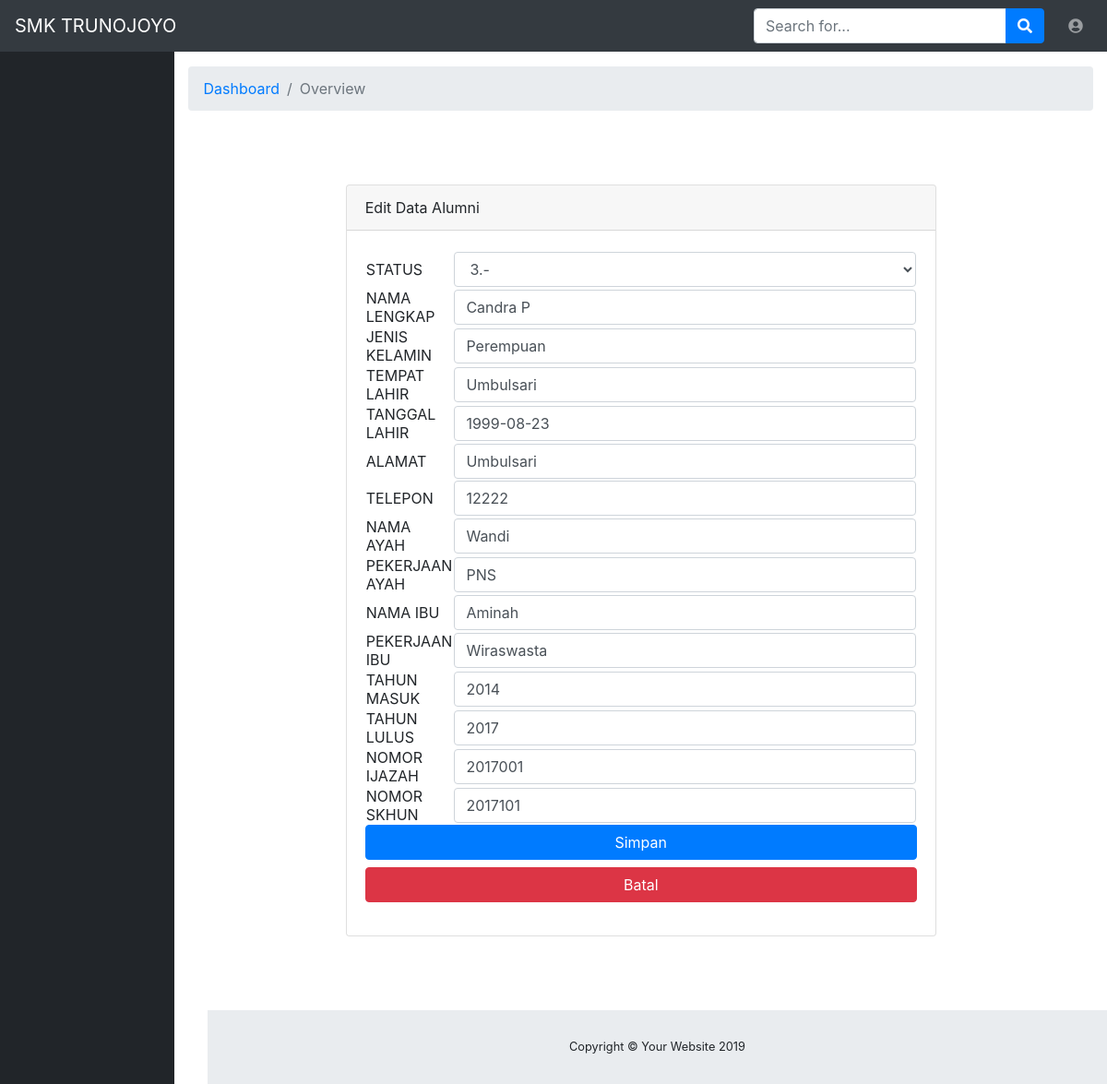
The page /admin/media.php?halaman=edit_alumni&NISN=2017001 on the database its author committed.
### tables this page shows
CREATE TABLE `profil` (
  `ID_USER` int(11) NOT NULL,
  `NISN` int(11) NOT NULL,
  `id_status` int(11) NOT NULL,
  `NM_LENGKAP` varchar(100) DEFAULT NULL,
  `JENKEL` varchar(25) DEFAULT NULL,
  `TEMPAT_LAHIR` varchar(75) DEFAULT NULL,
  `TGL_LAHIR` date DEFAULT NULL,
  `ALAMAT` varchar(100) DEFAULT NULL,
  `NO_TELP` varchar(15) DEFAULT NULL,
  `NM_AYAH` varchar(100) DEFAULT NULL,
  `PEKERJAAN_AYAH` varchar(100) DEFAULT NULL,
  `NM_IBU` varchar(100) DEFAULT NULL,
  `PEKERJAAN_IBU` varchar(100) DEFAULT NULL,
  `THN_MASUK` varchar(15) DEFAULT NULL,
  `THN_LULUS` varchar(15) DEFAULT NULL,
  `NO_IJAZAH` varchar(25) DEFAULT NULL,
  `NO_SKHUN` varchar(25) DEFAULT NULL
);

### admin/edit_alumni.php (the view, shortened to what this page needs)
<?php
include "../config/koneksi.php";
?>
<!DOCTYPE html>
<html lang="en">
<head>
  <link href="vendor/fontawesome-free/css/all.min.css" rel="stylesheet" type="text/css">
  <link href="vendor/datatables/dataTables.bootstrap4.css" rel="stylesheet">
  <link href="css/sb-admin.css" rel="stylesheet">
</head>
<body id="page-top">
  <div id="wrapper">
    <div id="content-wrapper">
      <div class="container-fluid">
  <div class="container">
    <div class="card card-register mx-auto mt-5">
      <div class="card-header">Edit Data Alumni</div>
      <div class="card-body">
      <?php
        if (isset($_GET['NISN'])) {
        $NISN=$_GET['NISN'];
        }
        $data = mysqli_query($koneksi,"select * from profil where NISN='$NISN'");
        while($d = mysqli_fetch_array($data)){
		  ?>
  <form action="proses_profil.php" method="post">
			<table>
				<tr>
					<td>
					</td>
				</tr>
				<tr>
					<td>STATUS</td>
					<td width="1000px">
                    <select name="id_status" id="inputEmail" class="form-control" placeholder="Email address" required="required">
              <?php
              $queri = mysqli_query($koneksi, "SELECT * FROM status_alumni");
	            $noo = 1;
              while($querynama = mysqli_fetch_array($queri)){
                if($d['id_status']==$querynama['id_status']){
                $select="selected";
                }else{
                $select="";
                }
              echo "<option $select>".$noo++.'.'.$querynama['nama_status']."</option>";
              }
              ?>
              </select>
                    </td>
				</tr>
				<tr>
					<td>NAMA LENGKAP</td>
					<td>
						<input type="text" name="NM_LENGKAP" value="<?php echo $d['NM_LENGKAP']; ?>" class="form-control">
                    </td>
				</tr>
                <tr>
					<td>JENIS KELAMIN</td>
					<td>
						<input type="text" name="JENKEL" value="<?php echo $d['JENKEL']; ?>" class="form-control">
                    </td>
				</tr>
                <tr>
					<td>TEMPAT LAHIR</td>
					<td>
						<input type="text" name="TEMPAT_LAHIR" value="<?php echo $d['TEMPAT_LAHIR']; ?>" class="form-control">
                    </td>
				</tr>
                <tr>
					<td>TANGGAL LAHIR</td>
					<td>
						<input type="text" name="TGL_LAHIR" value="<?php echo $d['TGL_LAHIR']; ?>" class="form-control">
                    </td>
				</tr>
                <tr>
					<td>ALAMAT</td>
					<td>
						<input type="text" name="ALAMAT" value="<?php echo $d['ALAMAT']; ?>" class="form-control">
                    </td>
				</tr>
                <tr>
					<td>TELEPON</td>
					<td>
						<input type="text" name="NO_TELP" value="<?php echo $d['NO_TELP']; ?>" class="form-control">
                    </td>
				</tr>
                <tr>
					<td>NAMA AYAH</td>
					<td>
						<input type="text" name="NM_AYAH" value="<?php echo $d['NM_AYAH']; ?>" class="form-control">
                    </td>
				</tr>
                <tr>
					<td>PEKERJAAN AYAH</td>
					<td>
						<input type="text" name="PEKERJAAN_AYAH" value="<?php echo $d['PEKERJAAN_AYAH']; ?>" class="form-control">
                    </td>
				</tr>
                <tr>
					<td>NAMA IBU</td>
					<td>
						<input type="text" name="NM_IBU" value="<?php echo $d['NM_IBU']; ?>" class="form-control">
                    </td>
				</tr>
                <tr>
					<td>PEKERJAAN IBU</td>
					<td>
						<input type="text" name="PEKERJAAN_IBU" value="<?php echo $d['PEKERJAAN_IBU']; ?>" class="form-control">
                    </td>
				</tr>
                <tr>
					<td>TAHUN MASUK</td>
					<td>
						<input type="text" name="THN_MASUK" value="<?php echo $d['THN_MASUK']; ?>" class="form-control">
                    </td>
				</tr>
                <tr>
					<td>TAHUN LULUS</td>
					<td>
						<input type="text" name="THN_LULUS" value="<?php echo $d['THN_LULUS']; ?>" class="form-control">
                    </td>
				</tr>
                <tr>
					<td>NOMOR IJAZAH</td>
					<td>
						<input type="text" name="NO_IJAZAH" value="<?php echo $d['NO_IJAZAH']; ?>" class="form-control">
                    </td>
				</tr>
                <tr>
					<td>NOMOR SKHUN</td>
					<td>
						<input type="text" name="NO_SKHUN" value="<?php echo $d['NO_SKHUN']; ?>" class="form-control">
                    </td>
				</tr>
      </table>
          <input type="submit" value="Simpan" name="ubah" class="btn btn-primary btn-block">
          <a href="media.php?halaman=data_alumni" class="btn btn-danger btn-block">Batal</a>
		</form>
            <?php } ?>
      </div>
    </div>
  </div>
      <footer class="sticky-footer">
        <div class="container my-auto">
          <div class="copyright text-center my-auto">
            <span>Copyright © Your Website 2019</span>
          </div>
        </div>
      </footer>
    </div>
  </div>
</body>
</html>

### rows shown on the page
profil: NM_LENGKAP "Candra P", JENKEL "Perempuan", TEMPAT_LAHIR "Umbulsari", TGL_LAHIR "1999-08-23", ALAMAT "Umbulsari", NO_TELP "12222", NM_AYAH "Wandi", PEKERJAAN_AYAH "PNS", NM_IBU "Aminah", PEKERJAAN_IBU "Wiraswasta", THN_MASUK "2014", THN_LULUS "2017", NO_IJAZAH "2017001", NO_SKHUN "2017101"

### other values the page prints
form field id_status "3.-"
